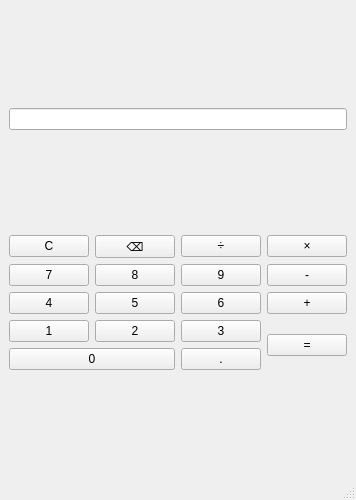
<?xml version="1.0" encoding="UTF-8"?>
<ui version="4.0">
 <class>MainWindow</class>
 <widget class="QMainWindow" name="MainWindow">
  <property name="geometry">
   <rect>
    <x>0</x>
    <y>0</y>
    <width>350</width>
    <height>500</height>
   </rect>
  </property>
  <property name="windowTitle">
   <string>MainWindow</string>
  </property>
  <widget class="QWidget" name="centralwidget">
   <layout class="QVBoxLayout" name="verticalLayout">
    <item>
     <widget class="QLineEdit" name="displayEdit">
      <property name="text">
       <string/>
      </property>
      <property name="readOnly">
       <bool>true</bool>
      </property>
     </widget>
    </item>
    <item>
     <layout class="QGridLayout" name="gridLayout">
      <item row="0" column="0">
       <widget class="QPushButton" name="btnClear">
        <property name="minimumSize">
         <size>
          <width>61</width>
          <height>0</height>
         </size>
        </property>
        <property name="text">
         <string>C</string>
        </property>
       </widget>
      </item>
      <item row="0" column="1">
       <widget class="QPushButton" name="btnBackspace">
        <property name="minimumSize">
         <size>
          <width>71</width>
          <height>0</height>
         </size>
        </property>
        <property name="text">
         <string>⌫</string>
        </property>
       </widget>
      </item>
      <item row="0" column="2">
       <widget class="QPushButton" name="btnDivide">
        <property name="minimumSize">
         <size>
          <width>61</width>
          <height>0</height>
         </size>
        </property>
        <property name="text">
         <string>÷</string>
        </property>
       </widget>
      </item>
      <item row="0" column="3">
       <widget class="QPushButton" name="btnMultiply">
        <property name="minimumSize">
         <size>
          <width>61</width>
          <height>0</height>
         </size>
        </property>
        <property name="text">
         <string>×</string>
        </property>
       </widget>
      </item>
      <item row="1" column="0">
       <widget class="QPushButton" name="btn7">
        <property name="text">
         <string>7</string>
        </property>
       </widget>
      </item>
      <item row="1" column="1">
       <widget class="QPushButton" name="btn8">
        <property name="text">
         <string>8</string>
        </property>
       </widget>
      </item>
      <item row="1" column="2">
       <widget class="QPushButton" name="btn9">
        <property name="text">
         <string>9</string>
        </property>
       </widget>
      </item>
      <item row="1" column="3">
       <widget class="QPushButton" name="btnMinus">
        <property name="text">
         <string>-</string>
        </property>
       </widget>
      </item>
      <item row="2" column="0">
       <widget class="QPushButton" name="btn4">
        <property name="text">
         <string>4</string>
        </property>
       </widget>
      </item>
      <item row="2" column="1">
       <widget class="QPushButton" name="btn5">
        <property name="text">
         <string>5</string>
        </property>
       </widget>
      </item>
      <item row="2" column="2">
       <widget class="QPushButton" name="btn6">
        <property name="text">
         <string>6</string>
        </property>
       </widget>
      </item>
      <item row="2" column="3">
       <widget class="QPushButton" name="btnPlus">
        <property name="text">
         <string>+</string>
        </property>
       </widget>
      </item>
      <item row="3" column="0">
       <widget class="QPushButton" name="btn1">
        <property name="text">
         <string>1</string>
        </property>
       </widget>
      </item>
      <item row="3" column="1">
       <widget class="QPushButton" name="btn2">
        <property name="text">
         <string>2</string>
        </property>
       </widget>
      </item>
      <item row="3" column="2">
       <widget class="QPushButton" name="btn3">
        <property name="text">
         <string>3</string>
        </property>
       </widget>
      </item>
      <item row="4" column="0" colspan="2">
       <widget class="QPushButton" name="btn0">
        <property name="text">
         <string>0</string>
        </property>
       </widget>
      </item>
      <item row="4" column="2">
       <widget class="QPushButton" name="btnDot">
        <property name="text">
         <string>.</string>
        </property>
       </widget>
      </item>
      <item row="3" column="3" rowspan="2">
       <widget class="QPushButton" name="btnEqual">
        <property name="text">
         <string>=</string>
        </property>
       </widget>
      </item>
     </layout>
    </item>
   </layout>
  </widget>
  <widget class="QStatusBar" name="statusbar"/>
 </widget>
 <resources/>
 <connections/>
</ui>
